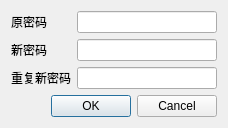
<ui version="4.0" >
 <class>PasswordDlgClass</class>
 <widget class="QDialog" name="PasswordDlgClass" >
  <property name="geometry" >
   <rect>
    <x>0</x>
    <y>0</y>
    <width>228</width>
    <height>121</height>
   </rect>
  </property>
  <property name="windowTitle" >
   <string>修改密码</string>
  </property>
  <layout class="QGridLayout" name="gridLayout" >
   <item row="0" column="0" >
    <widget class="QLabel" name="label" >
     <property name="text" >
      <string>原密码</string>
     </property>
    </widget>
   </item>
   <item row="0" column="1" >
    <widget class="QLineEdit" name="lineEditOld" >
     <property name="echoMode" >
      <enum>QLineEdit::Password</enum>
     </property>
    </widget>
   </item>
   <item row="1" column="0" >
    <widget class="QLabel" name="label_2" >
     <property name="text" >
      <string>新密码</string>
     </property>
    </widget>
   </item>
   <item row="1" column="1" >
    <widget class="QLineEdit" name="lineEditNew" >
     <property name="echoMode" >
      <enum>QLineEdit::Password</enum>
     </property>
    </widget>
   </item>
   <item row="2" column="0" >
    <widget class="QLabel" name="label_3" >
     <property name="text" >
      <string>重复新密码</string>
     </property>
    </widget>
   </item>
   <item row="2" column="1" >
    <widget class="QLineEdit" name="lineEditConfirm" >
     <property name="echoMode" >
      <enum>QLineEdit::Password</enum>
     </property>
    </widget>
   </item>
   <item row="3" column="0" colspan="2" >
    <widget class="QDialogButtonBox" name="buttonBox" >
     <property name="standardButtons" >
      <set>QDialogButtonBox::Cancel|QDialogButtonBox::Ok</set>
     </property>
    </widget>
   </item>
  </layout>
 </widget>
 <layoutdefault spacing="6" margin="11" />
 <resources/>
 <connections>
  <connection>
   <sender>buttonBox</sender>
   <signal>accepted()</signal>
   <receiver>PasswordDlgClass</receiver>
   <slot>accept()</slot>
   <hints>
    <hint type="sourcelabel" >
     <x>58</x>
     <y>97</y>
    </hint>
    <hint type="destinationlabel" >
     <x>47</x>
     <y>-16</y>
    </hint>
   </hints>
  </connection>
  <connection>
   <sender>buttonBox</sender>
   <signal>rejected()</signal>
   <receiver>PasswordDlgClass</receiver>
   <slot>reject()</slot>
   <hints>
    <hint type="sourcelabel" >
     <x>155</x>
     <y>92</y>
    </hint>
    <hint type="destinationlabel" >
     <x>108</x>
     <y>-21</y>
    </hint>
   </hints>
  </connection>
 </connections>
</ui>
